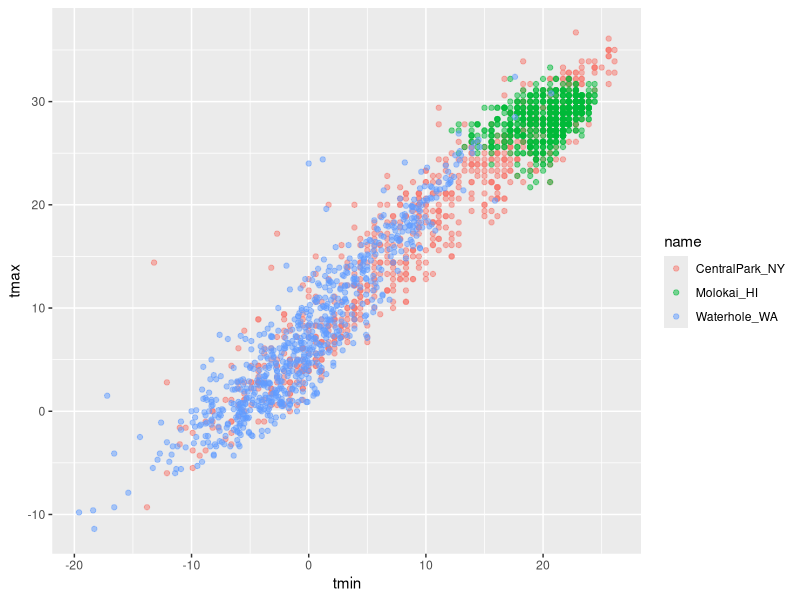
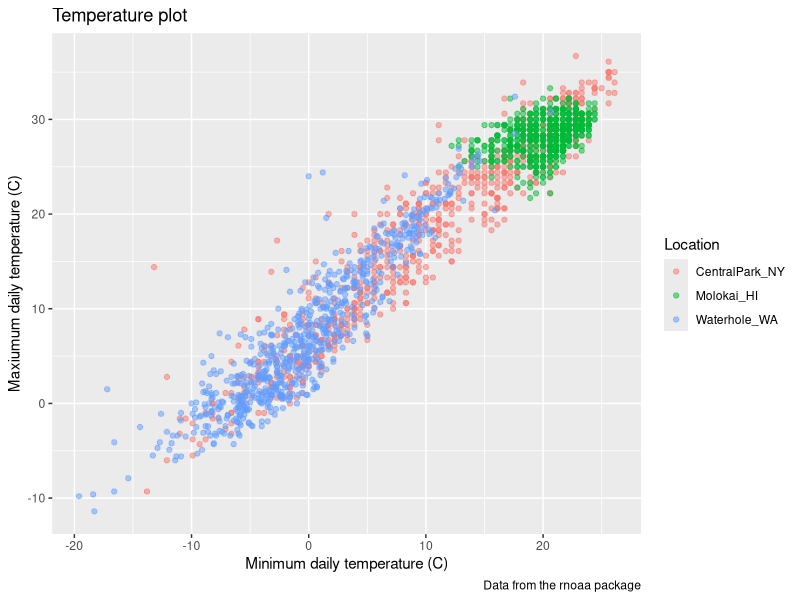
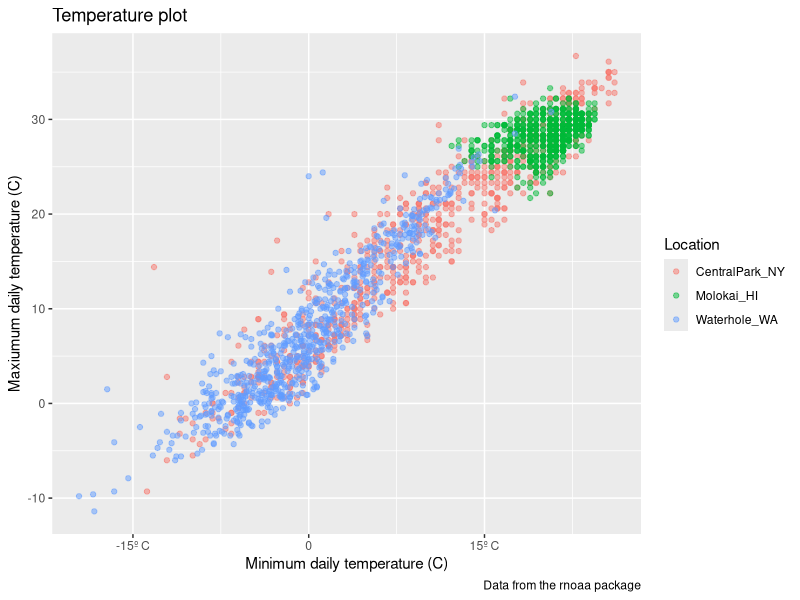
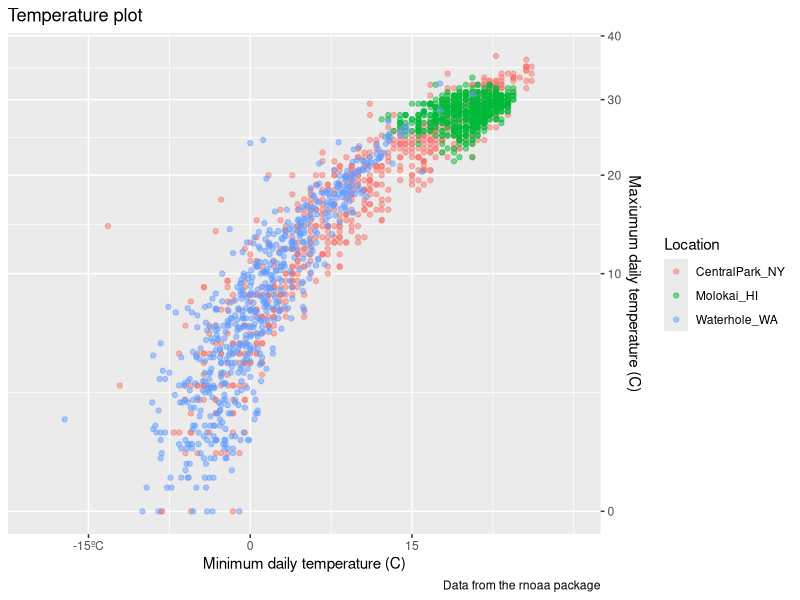
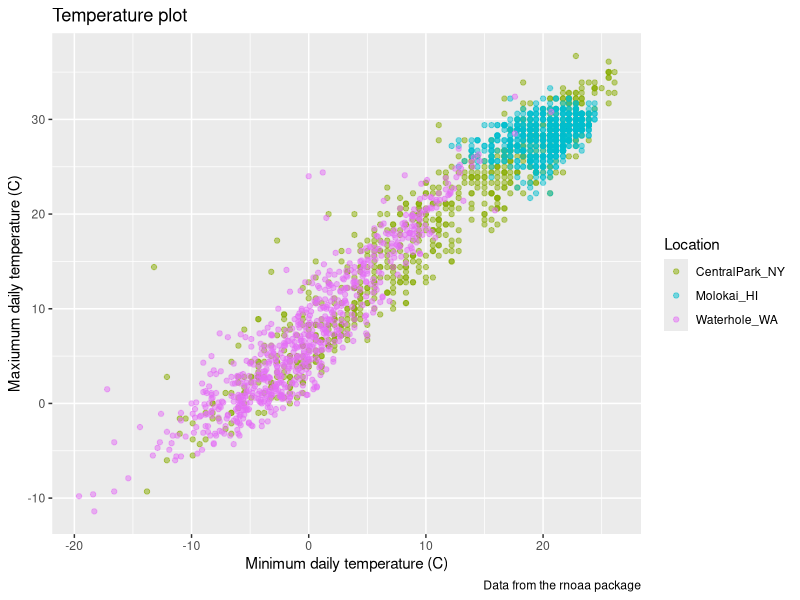
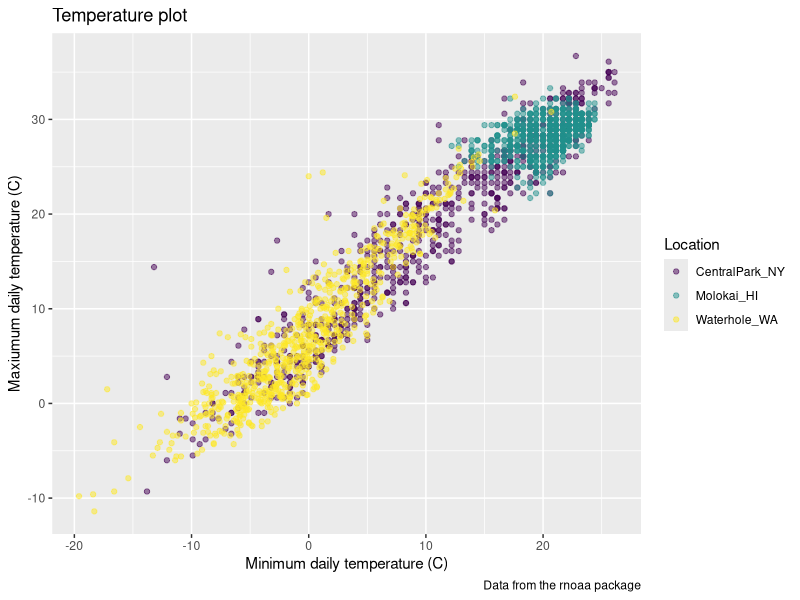
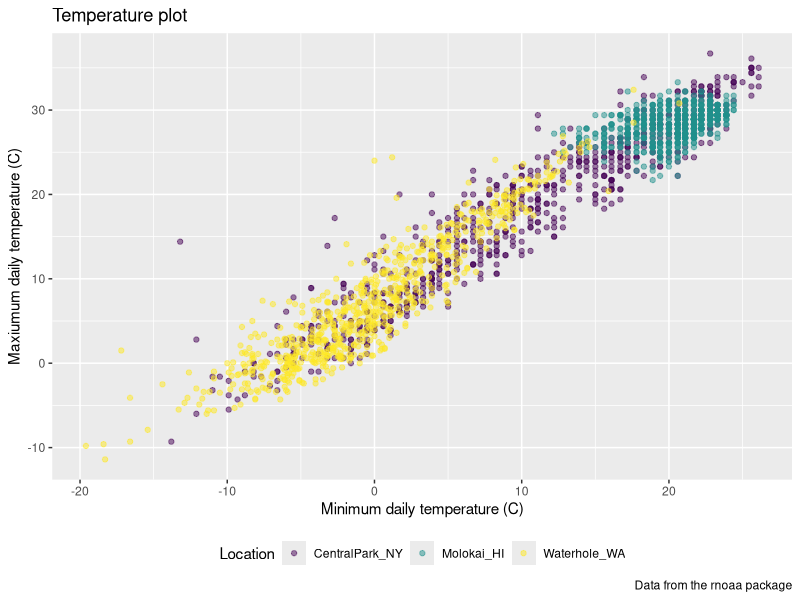
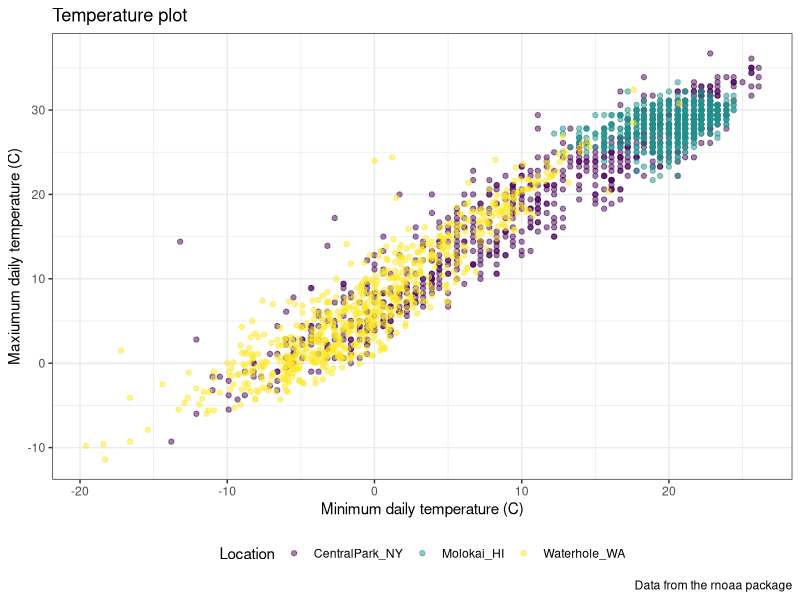

Here is the R script that generated these plots, in order:
## ---- chunk 1
library(tidyverse)
library(patchwork)
## ---- chunk 2
weather_df = read_csv("data/weather_df.csv")

weather_df
## ---- chunk 3
weather_df %>%
  ggplot(aes(x = tmin, y = tmax, color = name)) +
  geom_point(alpha = .5)
## ---- chunk 4
weather_df %>%
  ggplot(aes(x = tmin, y = tmax, color = name)) +
  geom_point(alpha = .5) +
  labs(
    title = "Temperature plot",
    x = "Minimum daily temperature (C)",
    y = "Maxiumum daily temperature (C)",
    color = "Location", #图例的名称
    caption = "Data from the rnoaa package"
  )
## ---- chunk 5
weather_df |> 
  ggplot(aes(x = tmin, y = tmax)) + 
  geom_point(aes(color = name), alpha = .5) + 
  labs(
    title = "Temperature plot",
    x = "Minimum daily temperature (C)",
    y = "Maxiumum daily temperature (C)",
    color = "Location",
    caption = "Data from the rnoaa package") + 
  scale_x_continuous(
    breaks = c(-15, 0, 15), 
    labels = c("-15º C", "0", "15º C"))
## ---- chunk 6
weather_df |> 
  ggplot(aes(x = tmin, y = tmax)) + 
  geom_point(aes(color = name), alpha = .5) + 
  labs(
    title = "Temperature plot",
    x = "Minimum daily temperature (C)",
    y = "Maxiumum daily temperature (C)",
    color = "Location",
    caption = "Data from the rnoaa package") + 
  scale_x_continuous(
    breaks = c(-15, 0, 15), 
    labels = c("-15ºC", "0", "15"),
    limits = c(-20, 30)) + 
  scale_y_continuous(
    trans = "sqrt", #also can use `log`...
    position = "right")
## ---- chunk 7
weather_df |> 
  ggplot(aes(x = tmin, y = tmax)) + 
  geom_point(aes(color = name), alpha = .5) + 
  labs(
    title = "Temperature plot",
    x = "Minimum daily temperature (C)",
    y = "Maxiumum daily temperature (C)",
    color = "Location",
    caption = "Data from the rnoaa package") + 
  scale_color_hue(h = c(100, 300)) #`scale`尺度, `hue`色调
## ---- chunk 8
ggp_temp_plot = 
  weather_df |> 
  ggplot(aes(x = tmin, y = tmax)) + 
  geom_point(aes(color = name), alpha = .5) + 
  labs(
    title = "Temperature plot",
    x = "Minimum daily temperature (C)",
    y = "Maxiumum daily temperature (C)",
    color = "Location",
    caption = "Data from the rnoaa package"
  ) + 
  viridis::scale_color_viridis( 
    name = "Location", 
    discrete = TRUE
  ) #in viridis color绿藻色, `scale_color_viridis` only be used in continuous situation, so we need `discrete = TRUE`

ggp_temp_plot
## ---- chunk 9
ggp_temp_plot + 
  theme(legend.position = "bottom")
## ---- chunk 10
ggp_temp_plot + 
  theme_bw() + #theme black and white
  theme(legend.position = "bottom")
## ---- chunk 11
#use this one the best for professor
ggp_temp_plot + 
  theme_minimal() + 
  theme(legend.position = "bottom")
## ---- chunk 12
ggp_temp_plot + 
  theme_classic() + 
  theme(legend.position = "bottom")
## ---- chunk 13
ggp_temp_plot + 
  ggthemes::theme_excel() + 
  theme(legend.position = "bottom")
## ---- chunk 14
ggp_temp_plot + 
  ggthemes::theme_economist() + 
  theme(legend.position = "bottom")
## ---- chunk 15
ggplot(weather_df, aes(x = date, y = tmax, color = name)) + 
  geom_smooth(se = FALSE) + 
  geom_point(aes(size = prcp), alpha = .75) + 
  labs(
    title = "Temperature plot",
    x = "Date",
    y = "Maxiumum daily temperature (C)",
    color = "Location",
    caption = "Data from the rnoaa package"
  ) + 
  viridis::scale_color_viridis(discrete = TRUE) + 
  theme_minimal() + 
  theme(legend.position = "bottom")
## ---- chunk 16

